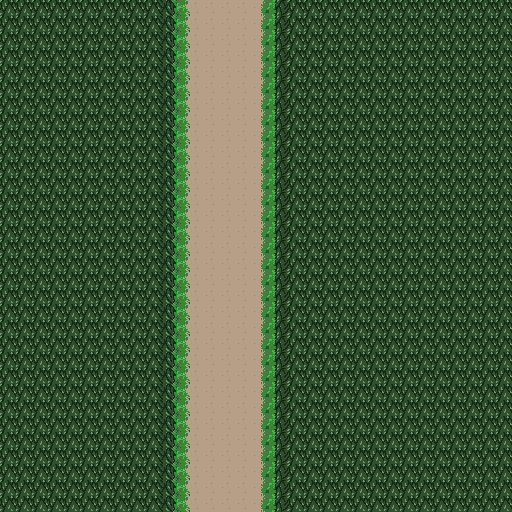

The image is a tile-based game level rendered from a .tmx file. Its description and complete source (layers, tilesets, objects, tile grids) follow:
An orthogonal 32x32 tile map with 16x16 px tiles, 1 tile layer (Tile Layer 1).

<map version="1.9" tiledversion="1.9.2" orientation="orthogonal" renderorder="right-down" width="32" height="32" tilewidth="16" tileheight="16" infinite="0" nextlayerid="2" nextobjectid="1">
 <editorsettings>
  <export target="../assets/road.csv" format="csv" />
 </editorsettings>
 <tileset firstgid="1" source="tiles.tsx" />
 <layer id="1" name="Tile Layer 1" width="32" height="32">
  <data encoding="csv">
31,31,31,31,31,31,31,31,31,31,32,51,36,36,36,36,53,30,31,31,31,31,31,31,31,31,31,31,31,31,31,31,
31,31,31,31,31,31,31,31,31,31,32,51,36,36,36,36,53,30,31,31,31,31,31,31,31,31,31,31,31,31,31,31,
31,31,31,31,31,31,31,31,31,31,32,51,36,36,36,36,53,30,31,31,31,31,31,31,31,31,31,31,31,31,31,31,
31,31,31,31,31,31,31,31,31,31,32,51,36,36,36,36,53,30,31,31,31,31,31,31,31,31,31,31,31,31,31,31,
31,31,31,31,31,31,31,31,31,31,32,51,36,36,36,36,53,30,31,31,31,31,31,31,31,31,31,31,31,31,31,31,
31,31,31,31,31,31,31,31,31,31,32,51,36,36,36,36,53,30,31,31,31,31,31,31,31,31,31,31,31,31,31,31,
31,31,31,31,31,31,31,31,31,31,32,51,36,36,36,36,53,30,31,31,31,31,31,31,31,31,31,31,31,31,31,31,
31,31,31,31,31,31,31,31,31,31,32,51,36,36,36,36,53,30,31,31,31,31,31,31,31,31,31,31,31,31,31,31,
31,31,31,31,31,31,31,31,31,31,32,51,36,36,36,36,53,30,31,31,31,31,31,31,31,31,31,31,31,31,31,31,
31,31,31,31,31,31,31,31,31,31,32,51,36,36,36,36,53,30,31,31,31,31,31,31,31,31,31,31,31,31,31,31,
31,31,31,31,31,31,31,31,31,31,32,51,36,36,36,36,53,30,31,31,31,31,31,31,31,31,31,31,31,31,31,31,
31,31,31,31,31,31,31,31,31,31,32,51,36,36,36,36,53,30,31,31,31,31,31,31,31,31,31,31,31,31,31,31,
31,31,31,31,31,31,31,31,31,31,32,51,36,36,36,36,53,30,31,31,31,31,31,31,31,31,31,31,31,31,31,31,
31,31,31,31,31,31,31,31,31,31,32,51,36,36,36,36,53,30,31,31,31,31,31,31,31,31,31,31,31,31,31,31,
31,31,31,31,31,31,31,31,31,31,32,51,36,36,36,36,53,30,31,31,31,31,31,31,31,31,31,31,31,31,31,31,
31,31,31,31,31,31,31,31,31,31,32,51,36,36,36,36,53,30,31,31,31,31,31,31,31,31,31,31,31,31,31,31,
31,31,31,31,31,31,31,31,31,31,32,51,36,36,36,36,53,30,31,31,31,31,31,31,31,31,31,31,31,31,31,31,
31,31,31,31,31,31,31,31,31,31,32,51,36,36,36,36,53,30,31,31,31,31,31,31,31,31,31,31,31,31,31,31,
31,31,31,31,31,31,31,31,31,31,32,51,36,36,36,36,53,30,31,31,31,31,31,31,31,31,31,31,31,31,31,31,
31,31,31,31,31,31,31,31,31,31,32,51,36,36,36,36,53,30,31,31,31,31,31,31,31,31,31,31,31,31,31,31,
31,31,31,31,31,31,31,31,31,31,32,51,36,36,36,36,53,30,31,31,31,31,31,31,31,31,31,31,31,31,31,31,
31,31,31,31,31,31,31,31,31,31,32,51,36,36,36,36,53,30,31,31,31,31,31,31,31,31,31,31,31,31,31,31,
31,31,31,31,31,31,31,31,31,31,32,51,36,36,36,36,53,30,31,31,31,31,31,31,31,31,31,31,31,31,31,31,
31,31,31,31,31,31,31,31,31,31,32,51,36,36,36,36,53,30,31,31,31,31,31,31,31,31,31,31,31,31,31,31,
31,31,31,31,31,31,31,31,31,31,32,51,36,36,36,36,53,30,31,31,31,31,31,31,31,31,31,31,31,31,31,31,
31,31,31,31,31,31,31,31,31,31,32,51,36,36,36,36,53,30,31,31,31,31,31,31,31,31,31,31,31,31,31,31,
31,31,31,31,31,31,31,31,31,31,32,51,36,36,36,36,53,30,31,31,31,31,31,31,31,31,31,31,31,31,31,31,
31,31,31,31,31,31,31,31,31,31,32,51,36,36,36,36,53,30,31,31,31,31,31,31,31,31,31,31,31,31,31,31,
31,31,31,31,31,31,31,31,31,31,32,51,36,36,36,36,53,30,31,31,31,31,31,31,31,31,31,31,31,31,31,31,
31,31,31,31,31,31,31,31,31,31,32,51,36,36,36,36,53,30,31,31,31,31,31,31,31,31,31,31,31,31,31,31,
31,31,31,31,31,31,31,31,31,31,32,51,36,36,36,36,53,30,31,31,31,31,31,31,31,31,31,31,31,31,31,31,
31,31,31,31,31,31,31,31,31,31,32,51,36,36,36,36,53,30,31,31,31,31,31,31,31,31,31,31,31,31,31,31
</data>
 </layer>
</map>
